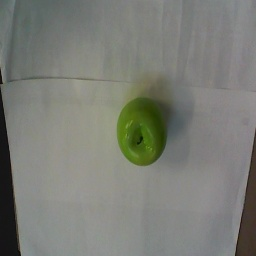
#> input picture test_sample/6_apple.jpg, 256 x 256 px, found by its file name
$ python calculate_bounding_box.py
#> lines starting #> are read from the running program, lines starting #| are printed output that depends on the picture; after the words box and inside, x2 and y2 are one past the last pixel; in counts of white or black regions, pixels touching at a corner belong together
import cv2 as cv2
import os
import numpy as np

img = cv2.imread('6_apple.jpg')
#> img is the input picture: shape (256, 256, 3); mean B, G, R 117.9, 125.1, 123.1
#img = cv2.imread('apple.png')
img = cv2.cvtColor(img, cv2.COLOR_BGR2GRAY)
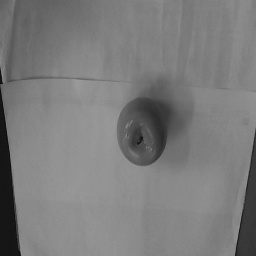
#> img: shape (256, 256); min 12, max 156, mean 123.7
ret, thresh = cv2.threshold(img,127,255,0)
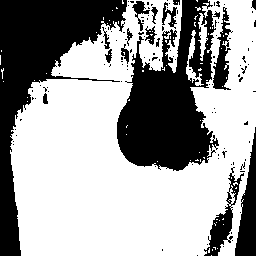
#> thresh: shape (256, 256); 62.7% white; 119 black regions (101 under 20 px)

contours, hierarchy = cv2.findContours(thresh,cv2.RETR_TREE,cv2.CHAIN_APPROX_SIMPLE)
#> contours = 237 contours, 217 with area under 20; largest, box (x1, y1, x2, y2) and area: (10, 0, 256, 256) 41374, (212, 6, 232, 91) 826, (227, 172, 245, 207) 239, (161, 1, 178, 28) 222, (186, 30, 204, 86) 198
#contours, hierarchy = cv2.findContours(thresh,1,2)
cv2.drawContours(img, contours, -1, (0, 255, 0), 3)
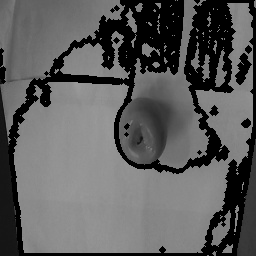
#> img: shape (256, 256); min 0, max 154, mean 92.9
#cnt = contours[1]
#cv2.drawContours(img, [cnt], 0, (0, 255, 0), 3)
cv2.imshow('image',img)
cv2.waitKey(0)
cv2.destroyAllWindows()

# [12 lines of commented-out code are left out]

$ run again, with test_sample/20_apple.jpg copied over test_sample/6_apple.jpg
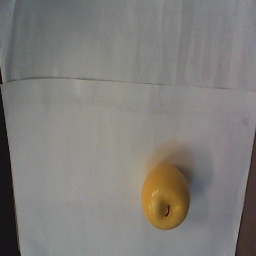
#> input picture test_sample/20_apple.jpg, 256 x 256 px, found by its file name
#> img is the input picture: shape (256, 256, 3); mean B, G, R 122.4, 126, 128.6
#> `ret, thresh = cv2.threshold(img,127,255,0)`:
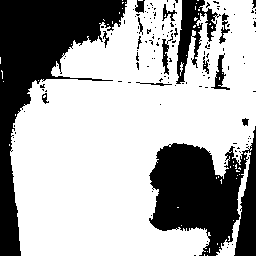
#> thresh: shape (256, 256); 67% white; 137 black regions (121 under 20 px)
#> contours = 226 contours, 206 with area under 20; largest, box (x1, y1, x2, y2) and area: (10, 0, 256, 256) 43498, (216, 151, 251, 256) 480, (210, 54, 231, 91) 280, (161, 38, 170, 76) 192, (161, 3, 178, 22) 131
#> `cv2.drawContours(img, contours, -1, (0, 255, 0), 3)`:
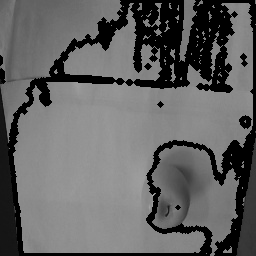
#> img: shape (256, 256); min 0, max 171, mean 98.9
